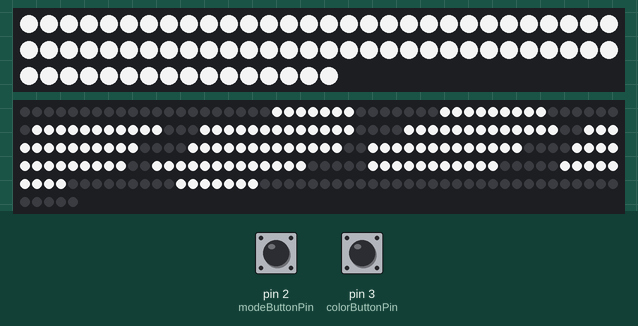
Recording of a sketch running on a simulated Arduino Uno, built with avr-gcc and run on an emulated ATmega328P. Shown: 76 RGB LEDs in strip order, left to right, continuing on the next row, 255 RGB LEDs in strip order, left to right, continuing on the next row. The inputs (shaded band) are chosen by the test bench; at power-on: pin 2 (modeButtonPin) LOW, pin 3 (colorButtonPin) LOW. Dim RGB values are drawn brighter than linear; colours are those a GRB WS2812 strip shows for the declared byte order.

Above: at 1.3 s.
1.4 s: pin 2 (modeButtonPin) pulled HIGH for 0.15 s
At 1.65 s:
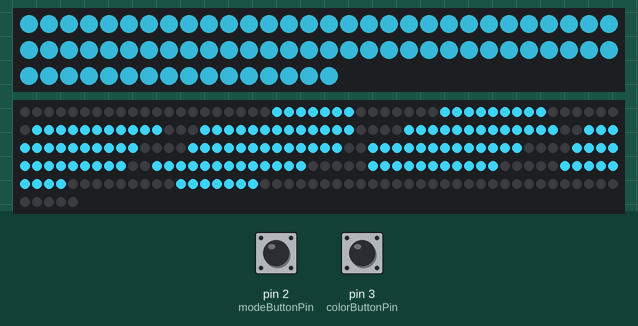
2.1 s: pin 3 (colorButtonPin) pulled HIGH for 0.15 s
At 2.43 s:
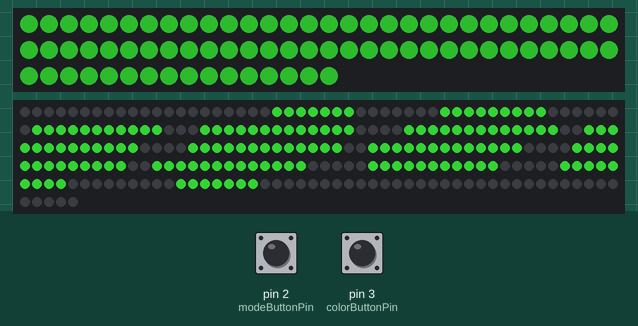
2.8 s: pin 3 (colorButtonPin) pulled HIGH for 1 s
At 2.9 s:
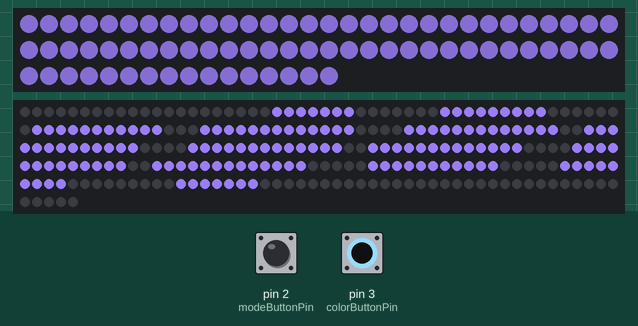
4.4 s: pin 2 (modeButtonPin) pulled HIGH for 1 s
At 6.5 s:
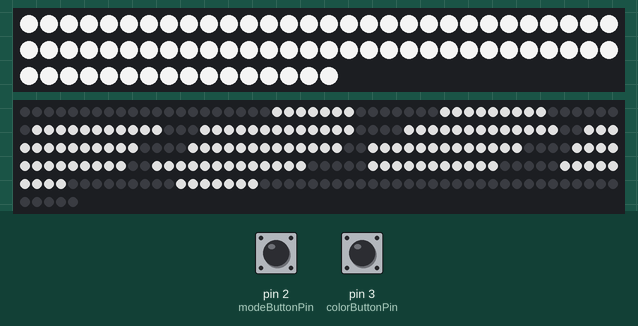
Timing chart, 0 to 7.9 s (numbered marks = the images above; inputs shaded):
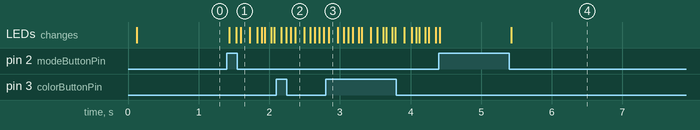

Measured:
- after the input at 1.4 s, the LEDs: first change at once (image 1 shows a later state)
- after the input at 2.1 s, the LEDs: first change after 0.07 s (image 2 shows a later state)
- after the input at 2.8 s, the LEDs: change at once (image 3)
- after the input at 4.4 s, the LEDs: first change at once (image 4 shows a later state)

The sketch:

light_matrix.ino
```cpp
#include <FastLED.h>

//stripe
#define LED_PIN1 4
#define NUM_LEDS1 76
//matrix
#define LED_PIN2 6
#define NUM_LEDS2 255

CRGB leds1[NUM_LEDS1];
CRGB leds2[NUM_LEDS2];

int currentLevel = 255;
int change = 1;

int currentLevel1 = 255;
int change1 = 1;

byte levelTable[256];
byte levelTable2[256];

/**
 * Buttons light mode button states and color button states
 */
const int modeButtonPin = 2;    //this button used to control the animation to no animation
const int colorButtonPin = 3;   //this button used to control the color in animation mode

int modeButtonState = 0;
int colorButtonState = 0;

int modeButtonLastState = 0;
int colorButtonLastState = 0;

int buttonPushCounter = 0;
int colorButtonPushCounter = 0;


boolean animation = false;

void setup() {
  Serial.begin(9600);
  pinMode(modeButtonPin, INPUT);
  // put your setup code here, to run once:
  FastLED.addLeds<WS2812B, LED_PIN1>(leds1, NUM_LEDS1);
  FastLED.addLeds<WS2812B, LED_PIN2>(leds2, NUM_LEDS2);
  fillLevelTable();
  fillLevelTable2();
  //Scheduler.startLoop(loop2)
}

void loop() {
  modeButtonState = digitalRead(modeButtonPin);
  colorButtonState = digitalRead(colorButtonPin);
  //light animation state
  if(modeButtonLastState != modeButtonState){
    if(modeButtonState == HIGH){
      buttonPushCounter++;
      animation = false;
      //clearMatrix();
    }else{
      animation = true;
      //clearMatrix();
    }
  }
  //color
  if(colorButtonLastState != colorButtonState){
    if(colorButtonState == HIGH){
      colorButtonPushCounter++;
    }else{
      //do nothing when not pushed
    }
  }

  modeButtonLastState = modeButtonState;
  colorButtonLastState = colorButtonState;

  if(buttonPushCounter % 2 == 0){
      //fixture mode one color light without animation
      //resetMatrix();
      //animation = false;
      fixLight();
    }else{
       lightAnimation();
   }
  delay(10);
}

void fixLight(){
  for (int i = 0; i < NUM_LEDS1; i++) {
      leds1[i] = CRGB(220,220,220);
  }
  //FastLED.setBrightness(255);
  //light matrix
  for(int j=0;j<NUM_LEDS2;j++){
    leds2[j].fadeLightBy(255);
  }
  fixtureMatrix();
  FastLED.show();
}

void lightAnimation(){
  if (currentLevel <= 0 || currentLevel >= 255) {
        change = -change;
      }
      currentLevel += change;
      int r = 207, g = 60, b = 245;
      if(colorButtonPushCounter % 3 == 0){
        //default color;
      }else if(colorButtonPushCounter % 3 == 1){
        r = 140;
        g = 34;
        b = 34;
      }else{
        r = 130;
        g = 160;
        b = 255;
      }
      // put your main code here, to run repeatedly:
      for (int i = 0; i < NUM_LEDS1; i++) {
        leds1[i] = CRGB(r,g,b);
//        leds1[i+1] = CRGB(r,g,b);
//        leds1[i+2] = CRGB(r,g,b);
//
        //FastLED.setBrightness(levelTable[currentLevel]);

        leds1[i].fadeLightBy(levelTable[currentLevel]);
//        leds1[i+1].fadeLightBy(levelTable[currentLevel]);
//        leds1[i+2].fadeLightBy(levelTable[currentLevel]);
      }
      FastLED.show();

      if (currentLevel1 <= 0 || currentLevel1 >= 255) {
        change1 = -change1;
      }
      currentLevel1 += change1;
      //FastLED.setBrightness(255);
      fadeMatrix();

      FastLED.show();
}
//patterns for led matrix exported from the excel sheet
void fixtureMatrix(){
  mapLEDXY(1,4,220,220,220);mapLEDXY(1,5,220,220,220);mapLEDXY(1,6,220,220,220);mapLEDXY(1,7,220,220,220);mapLEDXY(1,8,220,220,220);mapLEDXY(1,9,220,220,220);mapLEDXY(1,10,220,220,220);mapLEDXY(2,3,220,220,220);mapLEDXY(2,4,220,220,220);mapLEDXY(2,5,220,220,220);mapLEDXY(2,6,220,220,220);mapLEDXY(2,7,220,220,220);mapLEDXY(2,8,220,220,220);mapLEDXY(2,9,220,220,220);mapLEDXY(2,10,220,220,220);mapLEDXY(2,11,220,220,220);mapLEDXY(3,2,220,220,220);mapLEDXY(3,3,220,220,220);mapLEDXY(3,4,220,220,220);mapLEDXY(3,5,220,220,220);mapLEDXY(3,6,220,220,220);mapLEDXY(3,7,220,220,220);mapLEDXY(3,8,220,220,220);mapLEDXY(3,9,220,220,220);mapLEDXY(3,10,220,220,220);mapLEDXY(3,11,220,220,220);mapLEDXY(3,12,220,220,220);mapLEDXY(4,1,220,220,220);mapLEDXY(4,2,220,220,220);mapLEDXY(4,3,220,220,220);mapLEDXY(4,4,220,220,220);mapLEDXY(4,5,220,220,220);mapLEDXY(4,6,220,220,220);mapLEDXY(4,7,220,220,220);mapLEDXY(4,8,220,220,220);mapLEDXY(4,9,220,220,220);mapLEDXY(4,10,220,220,220);mapLEDXY(4,11,220,220,220);mapLEDXY(4,12,220,220,220);mapLEDXY(4,13,220,220,220);mapLEDXY(5,1,220,220,220);mapLEDXY(5,2,220,220,220);mapLEDXY(5,3,220,220,220);mapLEDXY(5,4,220,220,220);mapLEDXY(5,5,220,220,220);mapLEDXY(5,6,220,220,220);mapLEDXY(5,7,220,220,220);mapLEDXY(5,8,220,220,220);mapLEDXY(5,9,220,220,220);mapLEDXY(5,10,220,220,220);mapLEDXY(5,11,220,220,220);mapLEDXY(5,12,220,220,220);mapLEDXY(5,13,220,220,220);mapLEDXY(6,1,220,220,220);mapLEDXY(6,2,220,220,220);mapLEDXY(6,3,220,220,220);mapLEDXY(6,4,220,220,220);mapLEDXY(6,5,220,220,220);mapLEDXY(6,6,220,220,220);mapLEDXY(6,7,220,220,220);mapLEDXY(6,8,220,220,220);mapLEDXY(6,9,220,220,220);mapLEDXY(6,10,220,220,220);mapLEDXY(6,11,220,220,220);mapLEDXY(6,12,220,220,220);mapLEDXY(6,13,220,220,220);mapLEDXY(7,1,220,220,220);mapLEDXY(7,2,220,220,220);mapLEDXY(7,3,220,220,220);mapLEDXY(7,4,220,220,220);mapLEDXY(7,5,220,220,220);mapLEDXY(7,6,220,220,220);mapLEDXY(7,7,220,220,220);mapLEDXY(7,8,220,220,220);mapLEDXY(7,9,220,220,220);mapLEDXY(7,10,220,220,220);mapLEDXY(7,11,220,220,220);mapLEDXY(7,12,220,220,220);mapLEDXY(7,13,220,220,220);mapLEDXY(8,1,220,220,220);mapLEDXY(8,2,220,220,220);mapLEDXY(8,3,220,220,220);mapLEDXY(8,4,220,220,220);mapLEDXY(8,5,220,220,220);mapLEDXY(8,6,220,220,220);mapLEDXY(8,7,220,220,220);mapLEDXY(8,8,220,220,220);mapLEDXY(8,9,220,220,220);mapLEDXY(8,10,220,220,220);mapLEDXY(8,11,220,220,220);mapLEDXY(8,12,220,220,220);mapLEDXY(8,13,220,220,220);mapLEDXY(9,1,220,220,220);mapLEDXY(9,2,220,220,220);mapLEDXY(9,3,220,220,220);mapLEDXY(9,4,220,220,220);mapLEDXY(9,5,220,220,220);mapLEDXY(9,6,220,220,220);mapLEDXY(9,7,220,220,220);mapLEDXY(9,8,220,220,220);mapLEDXY(9,9,220,220,220);mapLEDXY(9,10,220,220,220);mapLEDXY(9,11,220,220,220);mapLEDXY(9,12,220,220,220);mapLEDXY(9,13,220,220,220);mapLEDXY(10,1,220,220,220);mapLEDXY(10,2,220,220,220);mapLEDXY(10,3,220,220,220);mapLEDXY(10,4,220,220,220);mapLEDXY(10,5,220,220,220);mapLEDXY(10,6,220,220,220);mapLEDXY(10,7,220,220,220);mapLEDXY(10,8,220,220,220);mapLEDXY(10,9,220,220,220);mapLEDXY(10,10,220,220,220);mapLEDXY(10,11,220,220,220);mapLEDXY(10,12,220,220,220);mapLEDXY(10,13,220,220,220);mapLEDXY(11,2,220,220,220);mapLEDXY(11,3,220,220,220);mapLEDXY(11,4,220,220,220);mapLEDXY(11,5,220,220,220);mapLEDXY(11,6,220,220,220);mapLEDXY(11,7,220,220,220);mapLEDXY(11,8,220,220,220);mapLEDXY(11,9,220,220,220);mapLEDXY(11,10,220,220,220);mapLEDXY(11,11,220,220,220);mapLEDXY(11,12,220,220,220);mapLEDXY(12,3,220,220,220);mapLEDXY(12,4,220,220,220);mapLEDXY(12,5,220,220,220);mapLEDXY(12,6,220,220,220);mapLEDXY(12,7,220,220,220);mapLEDXY(12,8,220,220,220);mapLEDXY(12,9,220,220,220);mapLEDXY(12,10,220,220,220);mapLEDXY(12,11,220,220,220);mapLEDXY(13,4,220,220,220);mapLEDXY(13,5,220,220,220);mapLEDXY(13,6,220,220,220);mapLEDXY(13,7,220,220,220);mapLEDXY(13,8,220,220,220);mapLEDXY(13,9,220,220,220);mapLEDXY(13,10,220,220,220);
}

void fadeMatrix(){
  if(colorButtonPushCounter % 3 == 0){
    mapLEDXY(1,4,207,60,245);mapLEDXY(1,5,207,60,245);mapLEDXY(1,6,207,60,245);mapLEDXY(1,7,207,60,245);mapLEDXY(1,8,207,60,245);mapLEDXY(1,9,207,60,245);mapLEDXY(1,10,207,60,245);mapLEDXY(2,3,207,60,245);mapLEDXY(2,4,207,60,245);mapLEDXY(2,5,207,60,245);mapLEDXY(2,6,207,60,245);mapLEDXY(2,7,207,60,245);mapLEDXY(2,8,207,60,245);mapLEDXY(2,9,207,60,245);mapLEDXY(2,10,207,60,245);mapLEDXY(2,11,207,60,245);mapLEDXY(3,2,207,60,245);mapLEDXY(3,3,207,60,245);mapLEDXY(3,4,207,60,245);mapLEDXY(3,5,207,60,245);mapLEDXY(3,6,207,60,245);mapLEDXY(3,7,207,60,245);mapLEDXY(3,8,207,60,245);mapLEDXY(3,9,207,60,245);mapLEDXY(3,10,207,60,245);mapLEDXY(3,11,207,60,245);mapLEDXY(3,12,207,60,245);mapLEDXY(4,1,207,60,245);mapLEDXY(4,2,207,60,245);mapLEDXY(4,3,207,60,245);mapLEDXY(4,4,207,60,245);mapLEDXY(4,5,207,60,245);mapLEDXY(4,6,207,60,245);mapLEDXY(4,7,207,60,245);mapLEDXY(4,8,207,60,245);mapLEDXY(4,9,207,60,245);mapLEDXY(4,10,207,60,245);mapLEDXY(4,11,207,60,245);mapLEDXY(4,12,207,60,245);mapLEDXY(4,13,207,60,245);mapLEDXY(5,1,207,60,245);mapLEDXY(5,2,207,60,245);mapLEDXY(5,3,207,60,245);mapLEDXY(5,4,207,60,245);mapLEDXY(5,5,207,60,245);mapLEDXY(5,6,207,60,245);mapLEDXY(5,7,207,60,245);mapLEDXY(5,8,207,60,245);mapLEDXY(5,9,207,60,245);mapLEDXY(5,10,207,60,245);mapLEDXY(5,11,207,60,245);mapLEDXY(5,12,207,60,245);mapLEDXY(5,13,207,60,245);mapLEDXY(6,1,207,60,245);mapLEDXY(6,2,207,60,245);mapLEDXY(6,3,207,60,245);mapLEDXY(6,4,207,60,245);mapLEDXY(6,5,207,60,245);mapLEDXY(6,6,207,60,245);mapLEDXY(6,7,207,60,245);mapLEDXY(6,8,207,60,245);mapLEDXY(6,9,207,60,245);mapLEDXY(6,10,207,60,245);mapLEDXY(6,11,207,60,245);mapLEDXY(6,12,207,60,245);mapLEDXY(6,13,207,60,245);mapLEDXY(7,1,207,60,245);mapLEDXY(7,2,207,60,245);mapLEDXY(7,3,207,60,245);mapLEDXY(7,4,207,60,245);mapLEDXY(7,5,207,60,245);mapLEDXY(7,6,207,60,245);mapLEDXY(7,7,207,60,245);mapLEDXY(7,8,207,60,245);mapLEDXY(7,9,207,60,245);mapLEDXY(7,10,207,60,245);mapLEDXY(7,11,207,60,245);mapLEDXY(7,12,207,60,245);mapLEDXY(7,13,207,60,245);mapLEDXY(8,1,207,60,245);mapLEDXY(8,2,207,60,245);mapLEDXY(8,3,207,60,245);mapLEDXY(8,4,207,60,245);mapLEDXY(8,5,207,60,245);mapLEDXY(8,6,207,60,245);mapLEDXY(8,7,207,60,245);mapLEDXY(8,8,207,60,245);mapLEDXY(8,9,207,60,245);mapLEDXY(8,10,207,60,245);mapLEDXY(8,11,207,60,245);mapLEDXY(8,12,207,60,245);mapLEDXY(8,13,207,60,245);mapLEDXY(9,1,207,60,245);mapLEDXY(9,2,207,60,245);mapLEDXY(9,3,207,60,245);mapLEDXY(9,4,207,60,245);mapLEDXY(9,5,207,60,245);mapLEDXY(9,6,207,60,245);mapLEDXY(9,7,207,60,245);mapLEDXY(9,8,207,60,245);mapLEDXY(9,9,207,60,245);mapLEDXY(9,10,207,60,245);mapLEDXY(9,11,207,60,245);mapLEDXY(9,12,207,60,245);mapLEDXY(9,13,207,60,245);mapLEDXY(10,1,207,60,245);mapLEDXY(10,2,207,60,245);mapLEDXY(10,3,207,60,245);mapLEDXY(10,4,207,60,245);mapLEDXY(10,5,207,60,245);mapLEDXY(10,6,207,60,245);mapLEDXY(10,7,207,60,245);mapLEDXY(10,8,207,60,245);mapLEDXY(10,9,207,60,245);mapLEDXY(10,10,207,60,245);mapLEDXY(10,11,207,60,245);mapLEDXY(10,12,207,60,245);mapLEDXY(10,13,207,60,245);mapLEDXY(11,2,207,60,245);mapLEDXY(11,3,207,60,245);mapLEDXY(11,4,207,60,245);mapLEDXY(11,5,207,60,245);mapLEDXY(11,6,207,60,245);mapLEDXY(11,7,207,60,245);mapLEDXY(11,8,207,60,245);mapLEDXY(11,9,207,60,245);mapLEDXY(11,10,207,60,245);mapLEDXY(11,11,207,60,245);mapLEDXY(11,12,207,60,245);mapLEDXY(12,3,207,60,245);mapLEDXY(12,4,207,60,245);mapLEDXY(12,5,207,60,245);mapLEDXY(12,6,207,60,245);mapLEDXY(12,7,207,60,245);mapLEDXY(12,8,207,60,245);mapLEDXY(12,9,207,60,245);mapLEDXY(12,10,207,60,245);mapLEDXY(12,11,207,60,245);mapLEDXY(13,4,207,60,245);mapLEDXY(13,5,207,60,245);mapLEDXY(13,6,207,60,245);mapLEDXY(13,7,207,60,245);mapLEDXY(13,8,207,60,245);mapLEDXY(13,9,207,60,245);mapLEDXY(13,10,207,60,245);
  }else if( colorButtonPushCounter % 3 == 1){
    mapLEDXY(1,4,140,34,34);mapLEDXY(1,5,140,34,34);mapLEDXY(1,6,140,34,34);mapLEDXY(1,7,140,34,34);mapLEDXY(1,8,140,34,34);mapLEDXY(1,9,140,34,34);mapLEDXY(1,10,140,34,34);mapLEDXY(2,3,140,34,34);mapLEDXY(2,4,140,34,34);mapLEDXY(2,5,140,34,34);mapLEDXY(2,6,140,34,34);mapLEDXY(2,7,140,34,34);mapLEDXY(2,8,140,34,34);mapLEDXY(2,9,140,34,34);mapLEDXY(2,10,140,34,34);mapLEDXY(2,11,140,34,34);mapLEDXY(3,2,140,34,34);mapLEDXY(3,3,140,34,34);mapLEDXY(3,4,140,34,34);mapLEDXY(3,5,140,34,34);mapLEDXY(3,6,140,34,34);mapLEDXY(3,7,140,34,34);mapLEDXY(3,8,140,34,34);mapLEDXY(3,9,140,34,34);mapLEDXY(3,10,140,34,34);mapLEDXY(3,11,140,34,34);mapLEDXY(3,12,140,34,34);mapLEDXY(4,1,140,34,34);mapLEDXY(4,2,140,34,34);mapLEDXY(4,3,140,34,34);mapLEDXY(4,4,140,34,34);mapLEDXY(4,5,140,34,34);mapLEDXY(4,6,140,34,34);mapLEDXY(4,7,140,34,34);mapLEDXY(4,8,140,34,34);mapLEDXY(4,9,140,34,34);mapLEDXY(4,10,140,34,34);mapLEDXY(4,11,140,34,34);mapLEDXY(4,12,140,34,34);mapLEDXY(4,13,140,34,34);mapLEDXY(5,1,140,34,34);mapLEDXY(5,2,140,34,34);mapLEDXY(5,3,140,34,34);mapLEDXY(5,4,140,34,34);mapLEDXY(5,5,140,34,34);mapLEDXY(5,6,140,34,34);mapLEDXY(5,7,140,34,34);mapLEDXY(5,8,140,34,34);mapLEDXY(5,9,140,34,34);mapLEDXY(5,10,140,34,34);mapLEDXY(5,11,140,34,34);mapLEDXY(5,12,140,34,34);mapLEDXY(5,13,140,34,34);mapLEDXY(6,1,140,34,34);mapLEDXY(6,2,140,34,34);mapLEDXY(6,3,140,34,34);mapLEDXY(6,4,140,34,34);mapLEDXY(6,5,140,34,34);mapLEDXY(6,6,140,34,34);mapLEDXY(6,7,140,34,34);mapLEDXY(6,8,140,34,34);mapLEDXY(6,9,140,34,34);mapLEDXY(6,10,140,34,34);mapLEDXY(6,11,140,34,34);mapLEDXY(6,12,140,34,34);mapLEDXY(6,13,140,34,34);mapLEDXY(7,1,140,34,34);mapLEDXY(7,2,140,34,34);mapLEDXY(7,3,140,34,34);mapLEDXY(7,4,140,34,34);mapLEDXY(7,5,140,34,34);mapLEDXY(7,6,140,34,34);mapLEDXY(7,7,140,34,34);mapLEDXY(7,8,140,34,34);mapLEDXY(7,9,140,34,34);mapLEDXY(7,10,140,34,34);mapLEDXY(7,11,140,34,34);mapLEDXY(7,12,140,34,34);mapLEDXY(7,13,140,34,34);mapLEDXY(8,1,140,34,34);mapLEDXY(8,2,140,34,34);mapLEDXY(8,3,140,34,34);mapLEDXY(8,4,140,34,34);mapLEDXY(8,5,140,34,34);mapLEDXY(8,6,140,34,34);mapLEDXY(8,7,140,34,34);mapLEDXY(8,8,140,34,34);mapLEDXY(8,9,140,34,34);mapLEDXY(8,10,140,34,34);mapLEDXY(8,11,140,34,34);mapLEDXY(8,12,140,34,34);mapLEDXY(8,13,140,34,34);mapLEDXY(9,1,140,34,34);mapLEDXY(9,2,140,34,34);mapLEDXY(9,3,140,34,34);mapLEDXY(9,4,140,34,34);mapLEDXY(9,5,140,34,34);mapLEDXY(9,6,140,34,34);mapLEDXY(9,7,140,34,34);mapLEDXY(9,8,140,34,34);mapLEDXY(9,9,140,34,34);mapLEDXY(9,10,140,34,34);mapLEDXY(9,11,140,34,34);mapLEDXY(9,12,140,34,34);mapLEDXY(9,13,140,34,34);mapLEDXY(10,1,140,34,34);mapLEDXY(10,2,140,34,34);mapLEDXY(10,3,140,34,34);mapLEDXY(10,4,140,34,34);mapLEDXY(10,5,140,34,34);mapLEDXY(10,6,140,34,34);mapLEDXY(10,7,140,34,34);mapLEDXY(10,8,140,34,34);mapLEDXY(10,9,140,34,34);mapLEDXY(10,10,140,34,34);mapLEDXY(10,11,140,34,34);mapLEDXY(10,12,140,34,34);mapLEDXY(10,13,140,34,34);mapLEDXY(11,2,140,34,34);mapLEDXY(11,3,140,34,34);mapLEDXY(11,4,140,34,34);mapLEDXY(11,5,140,34,34);mapLEDXY(11,6,140,34,34);mapLEDXY(11,7,140,34,34);mapLEDXY(11,8,140,34,34);mapLEDXY(11,9,140,34,34);mapLEDXY(11,10,140,34,34);mapLEDXY(11,11,140,34,34);mapLEDXY(11,12,140,34,34);mapLEDXY(12,3,140,34,34);mapLEDXY(12,4,140,34,34);mapLEDXY(12,5,140,34,34);mapLEDXY(12,6,140,34,34);mapLEDXY(12,7,140,34,34);mapLEDXY(12,8,140,34,34);mapLEDXY(12,9,140,34,34);mapLEDXY(12,10,140,34,34);mapLEDXY(12,11,140,34,34);mapLEDXY(13,4,140,34,34);mapLEDXY(13,5,140,34,34);mapLEDXY(13,6,140,34,34);mapLEDXY(13,7,140,34,34);mapLEDXY(13,8,140,34,34);mapLEDXY(13,9,140,34,34);mapLEDXY(13,10,140,34,34);
  }else{
    mapLEDXY(1,4,130,160,255);mapLEDXY(1,5,130,160,255);mapLEDXY(1,6,130,160,255);mapLEDXY(1,7,130,160,255);mapLEDXY(1,8,130,160,255);mapLEDXY(1,9,130,160,255);mapLEDXY(1,10,130,160,255);mapLEDXY(2,3,130,160,255);mapLEDXY(2,4,130,160,255);mapLEDXY(2,5,130,160,255);mapLEDXY(2,6,130,160,255);mapLEDXY(2,7,130,160,255);mapLEDXY(2,8,130,160,255);mapLEDXY(2,9,130,160,255);mapLEDXY(2,10,130,160,255);mapLEDXY(2,11,130,160,255);mapLEDXY(3,2,130,160,255);mapLEDXY(3,3,130,160,255);mapLEDXY(3,4,130,160,255);mapLEDXY(3,5,130,160,255);mapLEDXY(3,6,130,160,255);mapLEDXY(3,7,130,160,255);mapLEDXY(3,8,130,160,255);mapLEDXY(3,9,130,160,255);mapLEDXY(3,10,130,160,255);mapLEDXY(3,11,130,160,255);mapLEDXY(3,12,130,160,255);mapLEDXY(4,1,130,160,255);mapLEDXY(4,2,130,160,255);mapLEDXY(4,3,130,160,255);mapLEDXY(4,4,130,160,255);mapLEDXY(4,5,130,160,255);mapLEDXY(4,6,130,160,255);mapLEDXY(4,7,130,160,255);mapLEDXY(4,8,130,160,255);mapLEDXY(4,9,130,160,255);mapLEDXY(4,10,130,160,255);mapLEDXY(4,11,130,160,255);mapLEDXY(4,12,130,160,255);mapLEDXY(4,13,130,160,255);mapLEDXY(5,1,130,160,255);mapLEDXY(5,2,130,160,255);mapLEDXY(5,3,130,160,255);mapLEDXY(5,4,130,160,255);mapLEDXY(5,5,130,160,255);mapLEDXY(5,6,130,160,255);mapLEDXY(5,7,130,160,255);mapLEDXY(5,8,130,160,255);mapLEDXY(5,9,130,160,255);mapLEDXY(5,10,130,160,255);mapLEDXY(5,11,130,160,255);mapLEDXY(5,12,130,160,255);mapLEDXY(5,13,130,160,255);mapLEDXY(6,1,130,160,255);mapLEDXY(6,2,130,160,255);mapLEDXY(6,3,130,160,255);mapLEDXY(6,4,130,160,255);mapLEDXY(6,5,130,160,255);mapLEDXY(6,6,130,160,255);mapLEDXY(6,7,130,160,255);mapLEDXY(6,8,130,160,255);mapLEDXY(6,9,130,160,255);mapLEDXY(6,10,130,160,255);mapLEDXY(6,11,130,160,255);mapLEDXY(6,12,130,160,255);mapLEDXY(6,13,130,160,255);mapLEDXY(7,1,130,160,255);mapLEDXY(7,2,130,160,255);mapLEDXY(7,3,130,160,255);mapLEDXY(7,4,130,160,255);mapLEDXY(7,5,130,160,255);mapLEDXY(7,6,130,160,255);mapLEDXY(7,7,130,160,255);mapLEDXY(7,8,130,160,255);mapLEDXY(7,9,130,160,255);mapLEDXY(7,10,130,160,255);mapLEDXY(7,11,130,160,255);mapLEDXY(7,12,130,160,255);mapLEDXY(7,13,130,160,255);mapLEDXY(8,1,130,160,255);mapLEDXY(8,2,130,160,255);mapLEDXY(8,3,130,160,255);mapLEDXY(8,4,130,160,255);mapLEDXY(8,5,130,160,255);mapLEDXY(8,6,130,160,255);mapLEDXY(8,7,130,160,255);mapLEDXY(8,8,130,160,255);mapLEDXY(8,9,130,160,255);mapLEDXY(8,10,130,160,255);mapLEDXY(8,11,130,160,255);mapLEDXY(8,12,130,160,255);mapLEDXY(8,13,130,160,255);mapLEDXY(9,1,130,160,255);mapLEDXY(9,2,130,160,255);mapLEDXY(9,3,130,160,255);mapLEDXY(9,4,130,160,255);mapLEDXY(9,5,130,160,255);mapLEDXY(9,6,130,160,255);mapLEDXY(9,7,130,160,255);mapLEDXY(9,8,130,160,255);mapLEDXY(9,9,130,160,255);mapLEDXY(9,10,130,160,255);mapLEDXY(9,11,130,160,255);mapLEDXY(9,12,130,160,255);mapLEDXY(9,13,130,160,255);mapLEDXY(10,1,130,160,255);mapLEDXY(10,2,130,160,255);mapLEDXY(10,3,130,160,255);mapLEDXY(10,4,130,160,255);mapLEDXY(10,5,130,160,255);mapLEDXY(10,6,130,160,255);mapLEDXY(10,7,130,160,255);mapLEDXY(10,8,130,160,255);mapLEDXY(10,9,130,160,255);mapLEDXY(10,10,130,160,255);mapLEDXY(10,11,130,160,255);mapLEDXY(10,12,130,160,255);mapLEDXY(10,13,130,160,255);mapLEDXY(11,2,130,160,255);mapLEDXY(11,3,130,160,255);mapLEDXY(11,4,130,160,255);mapLEDXY(11,5,130,160,255);mapLEDXY(11,6,130,160,255);mapLEDXY(11,7,130,160,255);mapLEDXY(11,8,130,160,255);mapLEDXY(11,9,130,160,255);mapLEDXY(11,10,130,160,255);mapLEDXY(11,11,130,160,255);mapLEDXY(11,12,130,160,255);mapLEDXY(12,3,130,160,255);mapLEDXY(12,4,130,160,255);mapLEDXY(12,5,130,160,255);mapLEDXY(12,6,130,160,255);mapLEDXY(12,7,130,160,255);mapLEDXY(12,8,130,160,255);mapLEDXY(12,9,130,160,255);mapLEDXY(12,10,130,160,255);mapLEDXY(12,11,130,160,255);mapLEDXY(13,4,130,160,255);mapLEDXY(13,5,130,160,255);mapLEDXY(13,6,130,160,255);mapLEDXY(13,7,130,160,255);mapLEDXY(13,8,130,160,255);mapLEDXY(13,9,130,160,255);mapLEDXY(13,10,130,160,255);
  }
  //mapLEDXY(6,4,100,0,10);mapLEDXY(6,6,100,0,10);mapLEDXY(8,4,100,0,10);mapLEDXY(8,6,100,0,10);
}

void clearMatrix(){
  for(int i=0;i<NUM_LEDS1;i++){
     leds1[i] = CRGB (0,0,0);
  }
  for(int i=0;i<NUM_LEDS2;i++){
     leds2[i] = CRGB (0,0,0);
  }
}
//map all leds from matrix
void mapLEDXY(int x, int y, byte RED, byte GREEN, byte BLUE){
    int RGBlocation = 0;
    if(y % 2 == 0){
        RGBlocation = x + y * 16;
    }else{
        RGBlocation = 15 - x + y * 16;
    }

    //update rgb
    leds2[RGBlocation] =  CRGB (RED,GREEN,BLUE);

    if(animation){
       leds2[RGBlocation].fadeLightBy(levelTable2[currentLevel1]);
    }
}

void clearStripe(){
  for (int i = 0; i < NUM_LEDS1; i++) {
     leds1[i] = CRGB(0,0,0);
  }
}
//level table for outter stripes
void fillLevelTable(){
   float maxValue = 255;
  // iterate over the array and calculate the right value for it:
  for (int l = 0; l <= maxValue; l++) {
    // map input to a 30-100 range:
    float angle = map(l, 0, maxValue, 30, 100);
    //here it all is in one line:
    float lightLevel = (sin((angle * PI / 180) + PI / 2) + 1) * 127.5;
    levelTable[l] = lightLevel;
  }
}
//level table for led matrix
void fillLevelTable2(){
   float maxValue = 255;
  // iterate over the array and calculate the right value for it:
  for (int l = 0; l <= maxValue; l++) {
    // map input to a 0-179 range:
    float angle = map(l, 0, maxValue, 0, 160);
    //here it all is in one line:
    float lightLevel = (sin((angle * PI / 180) + PI / 2) + 1) * 127.5;
    levelTable2[l] = lightLevel;
  }
}
```
